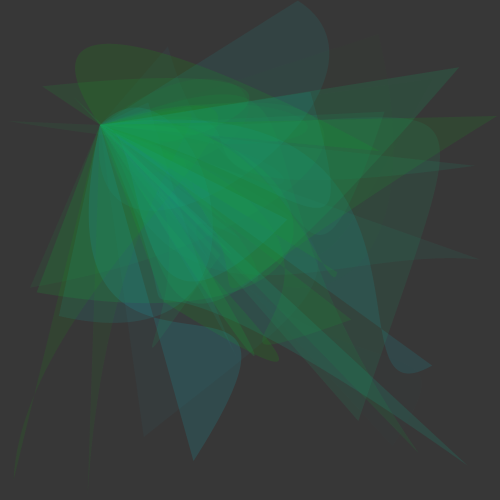
Frame 1 (no input)
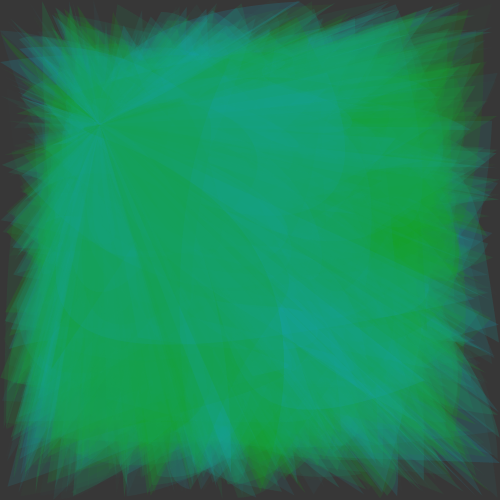
Frame 60 (the mouse pressed at the canvas centre just before this capture)
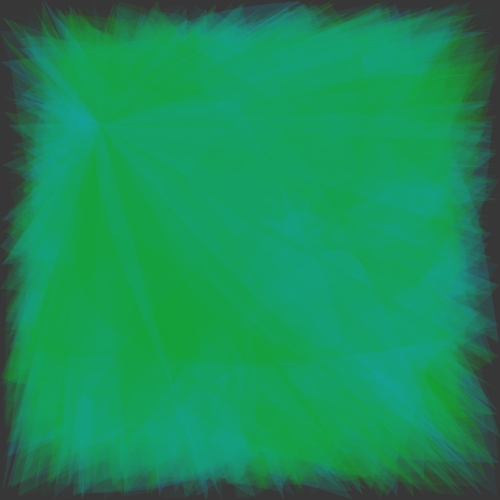
Frame 120 (the mouse held since frame 60 and released just before this capture)

The Processing sketch that drew these frames (run headless with seeded random() and noise(); from frame 60 on, the mouse is pressed at the canvas centre):

// Processing sketch: processing_159250
// ── processing_159250.pde

void setup(){
  size (500,500);
background(55);
}
 
void draw(){
 for(float i = 3; i< 15; i += .3) {
  noStroke();
  
  triangle(random(width),random(height),i,i,i,i);
  noSmooth();
   color c2 = color(20,random(160,100),random(200),random(50));
     fill(c2);
beginShape();
 
vertex(width/5, height/4);
bezierVertex(random(width), random(height), random(width), random(height),random(width), random(height));
endShape();
}
 

fill(225,0);
ellipse (50,255,width,height);
 }
